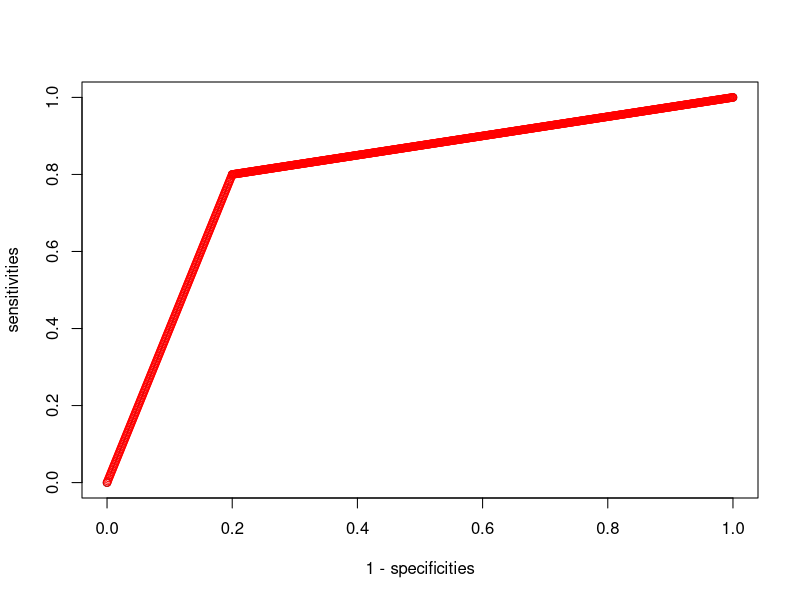

Here is the R script that generated this plot:
# 99_play_numbers.R
# playing with numbers of false positives, etc
# July 2020

# basic numbers
n_patients = 1000
pre_test = 0.05 # pre-test probability
sensitivity = 0.80
specificity = 0.80
with_disease = n_patients*pre_test
without_disease = n_patients*(1-pre_test)

# 2x2 table
table = matrix(c(with_disease * sensitivity,
          with_disease * (1-sensitivity),
          without_disease * (1-specificity),
          without_disease * specificity), nrow=2)
table

# make a likely AUC from numbers
points = list(specificities = c(1, specificity, 0),
                    sensitivities = c(0, sensitivity, 1))
# simple linear interpolation
gap = 0.001 # smaller gap is more accurate
est = with(points, approx(x = 1 - specificities, 
                    y = sensitivities, 
                    xout = seq(0, 1, gap), 
                    method="linear", n=50))
# check on plot
with(points, plot(1 - specificities, sensitivities, type='b'))
with(est, points(x, y, type='p', col='red'))

# 
(AUC = sum(est$y*gap))
